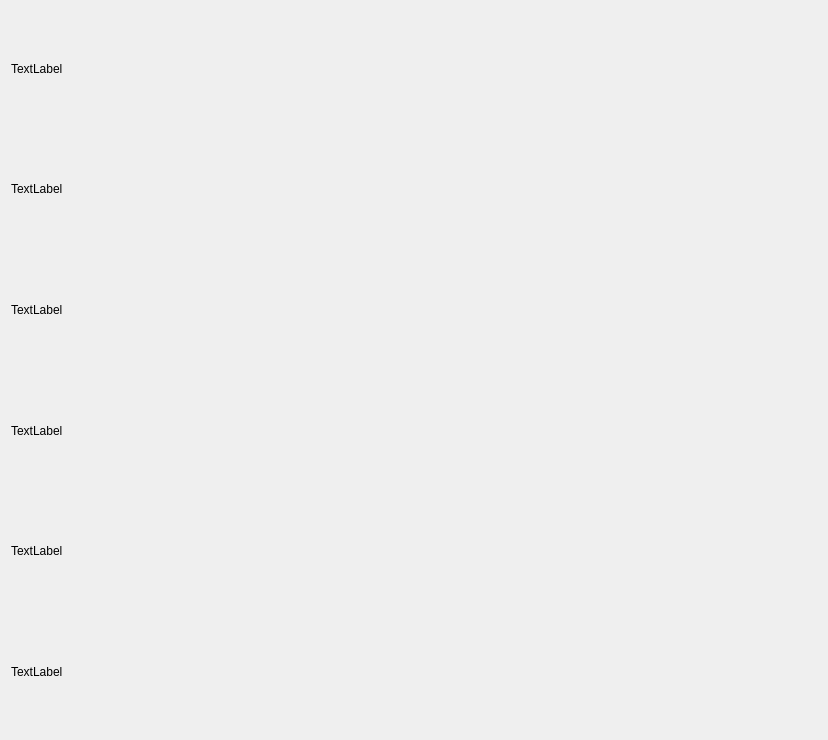
             <widget class="QWidget" name="scrollAreaWidgetContents">
              <property name="geometry">
               <rect>
                <x>0</x>
                <y>0</y>
                <width>828</width>
                <height>740</height>
               </rect>
              </property>
              <layout class="QVBoxLayout" name="verticalLayout_10">
               <item>
                <widget class="QLabel" name="label_43">
                 <property name="text">
                  <string>TextLabel</string>
                 </property>
                </widget>
               </item>
               <item>
                <widget class="QLabel" name="label_44">
                 <property name="text">
                  <string>TextLabel</string>
                 </property>
                </widget>
               </item>
               <item>
                <widget class="QLabel" name="label_45">
                 <property name="text">
                  <string>TextLabel</string>
                 </property>
                </widget>
               </item>
               <item>
                <widget class="QLabel" name="label_46">
                 <property name="text">
                  <string>TextLabel</string>
                 </property>
                </widget>
               </item>
               <item>
                <widget class="QLabel" name="label_47">
                 <property name="text">
                  <string>TextLabel</string>
                 </property>
                </widget>
               </item>
               <item>
                <widget class="QLabel" name="label_48">
                 <property name="text">
                  <string>TextLabel</string>
                 </property>
                </widget>
               </item>
              </layout>
             </widget>
